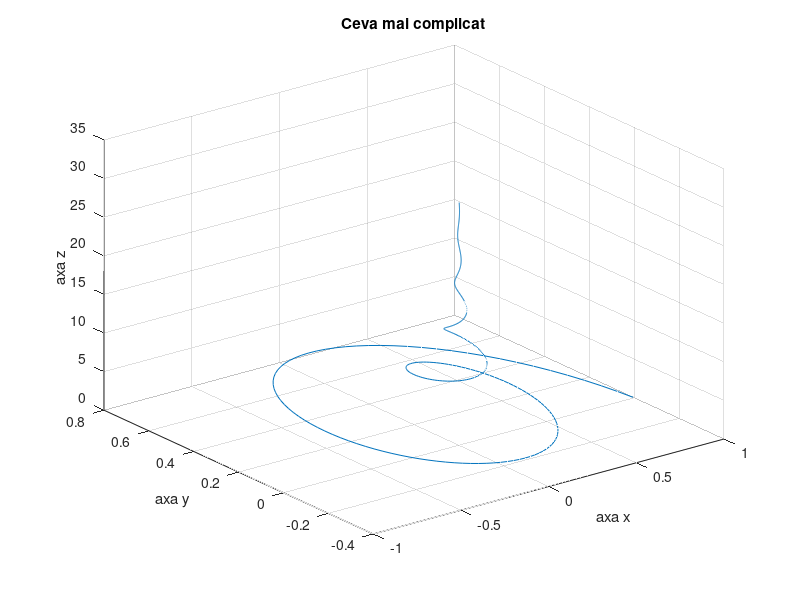

Write the MATLAB code that produced this figure.
z=[0:pi/50:10*pi]
x=exp(-.2.*z).*cos(z);
y=exp(-.2.*z).*sin(z);
plot3(x,y,z);
grid on
xlabel('axa x');
ylabel('axa y');
zlabel('axa z');
title('Ceva mai complicat')